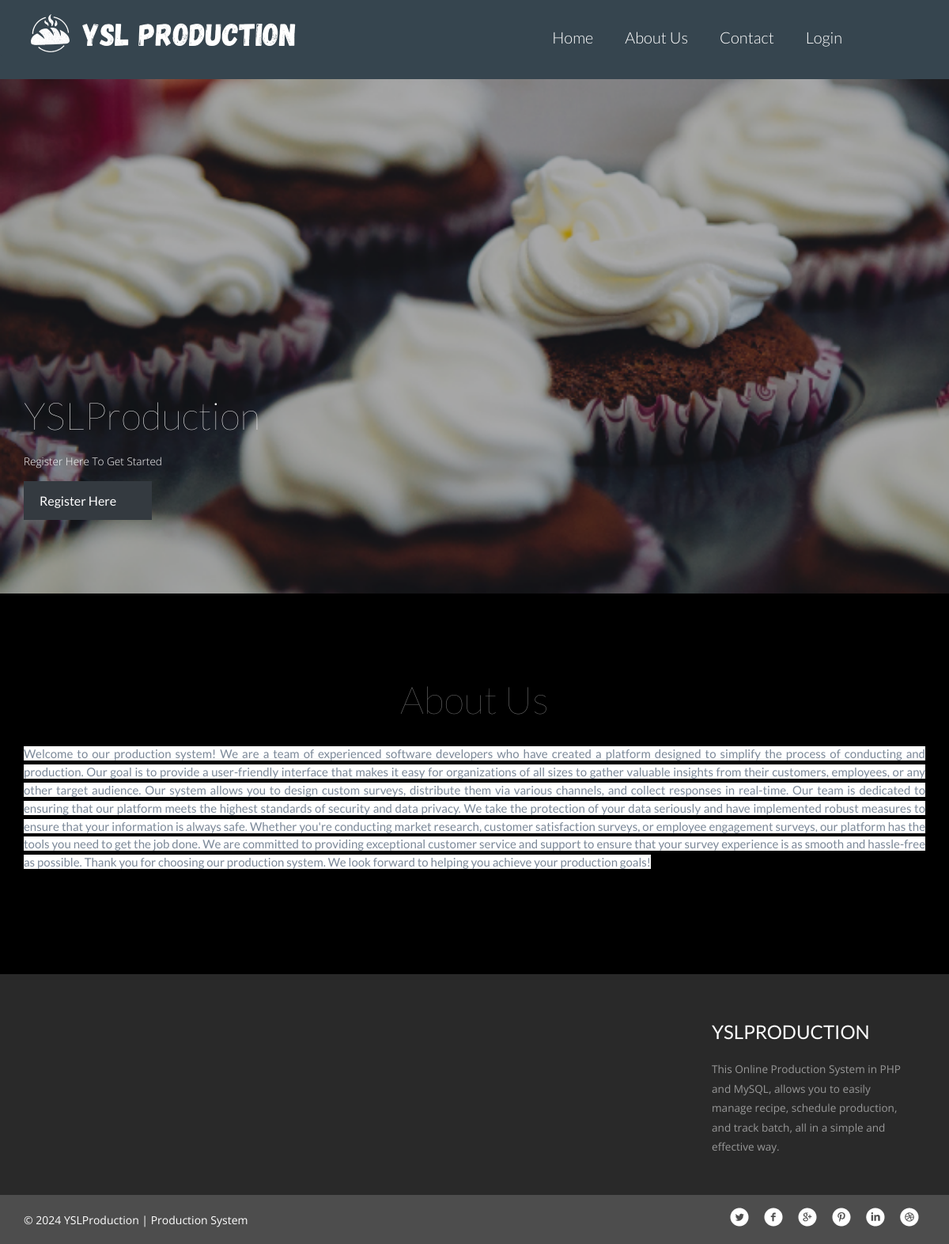
The page /homepage.php on the database its author committed.
### tables this page shows
CREATE TABLE `tbl_page` (
  `page_id` int(6) NOT NULL,
  `page_type` varchar(100) NOT NULL,
  `page_title` text NOT NULL,
  `page_description` text NOT NULL
);

### homepage.php (the view, shortened to what this page needs)
<?php
include('includes/dbconnection.php');
?>
<!doctype html>
<html>
<head>
<link href="css/bootstrap.css" rel="stylesheet" type="text/css" media="all">
<link href="css/style.css" rel="stylesheet" type="text/css"/>
<link rel="stylesheet" type="text/css" href="css/default.css" />
<link rel="stylesheet" type="text/css" href="css/component.css" />
</head>
	<body>
<?php include_once('includes/header.php');?>
<div class="banner">
  <div class="container">
<div class="slider">
       <div class="callbacks_container">
        <ul class="rslides" id="slider">
         <li>
          <h3>YSLProduction </h3>
           <p>Register Here To Get Started</p>
          <div class="readmore">
          <a href="registration.php">Register Here<i class="glyphicon glyphicon-menu-right"> </i></a>
          </div>
         </li>
        </ul>
      </div>
    </div>
</div>
  </div>
<div class="welcome">
	<div class="container">
		<?php
$sql="SELECT * from tbl_page where page_type='aboutus'";
$query = $dbh -> prepare($sql);
$query->execute();
$results=$query->fetchAll(PDO::FETCH_OBJ);
$cnt=1;
if($query->rowCount() > 0)
{
foreach($results as $row)
{               ?>
		<h2><?php  echo htmlentities($row->page_title);?></h2>
		<p><?php  echo ($row->page_description);?></p><?php $cnt=$cnt+1;}} ?>
	</div>
</div>
<?php include_once('includes/footer.php');?>
	</body>
</html>

### includes/header.php (shortened to what this page needs)
<div class="header" id="home">
  <nav class="navbar navbar-default">
    <div class="container">
      <div class="navbar-header">
        <div class="logo"><a href="index.php"><img src="images/logo_name_w.png"></a></div>
      </div>
      <div class="collapse navbar-collapse" id="bs-example-navbar-collapse-1">
        <ul class="nav navbar-nav navbar-right margin-top cl-effect-2">
          <li><a href="index.php"><span data-hover="Home">Home</span></a></li>
          <li><a href="about.php"><span data-hover="Contact">About Us</span></a></li>
          <li><a href="contact.php"><span data-hover="Contact">Contact</span></a></li>
          <li><a href="login.php"><span data-hover="Contact">Login</span></a></li>
        </ul>
        <div class="clearfix"> </div>
      </div>
  </nav>
</div>

### includes/footer.php (shortened to what this page needs)
<div class="footer">
    <div class="container">
      <div class="col-md-6 footer-left">
      </div>
      <div class="col-md-3 footer-middle">
        <?php
$sql="SELECT * from tbl_page where page_type='contactus'";
$query = $dbh -> prepare($sql);
$query->execute();
$results=$query->fetchAll(PDO::FETCH_OBJ);
$cnt=1;
if($query->rowCount() > 0)
{
foreach($results as $row)
{               ?>
        <h3>Address</h3>
        <div class="address">
          <p><?php  echo htmlentities($row->PageDescription);?>
          </p>
        </div>
        <div class="phone">
          <p><?php  echo htmlentities($row->MobileNumber);?></p>
        </div>
      <?php $cnt=$cnt+1;}} ?></div>
      <div class="col-md-3 footer-right">
        <h3>YSLProduction</h3>
        <p>This Online Production System in PHP and MySQL, allows you to easily manage recipe, schedule production, and track batch, all in a simple and effective way. </p>
      </div>
      <div class="clearfix"> </div>
    </div>
  </div>
<div class="copyright">
    <div class="container">
      <div class="copyright-left">
      <p>© <?php echo date('Y');?> YSLProduction | Production System </p>
      </div>
      <div class="copyright-right">
        <ul>
          <li><a href="#" class="twitter"> </a></li>
          <li><a href="#" class="twitter facebook"> </a></li>
          <li><a href="#" class="twitter chrome"> </a></li>
          <li><a href="#" class="twitter pinterest"> </a></li>
          <li><a href="#" class="twitter linkedin"> </a></li>
          <li><a href="#" class="twitter dribbble"> </a></li>
        </ul>
      </div>
      <div class="clearfix"> </div>
    </div>
<a href="#to-top" id="toTop" style="display: block;"> <span id="toTopHover" style="opacity: 1;"> </span></a>
  </div>

### css/style.css (style rules this page uses)
html, body { font-family: 'Open Sans', sans-serif; font-size: 100%; background: #FFf; }
body a { transition:0.5s all; -webkit-transition:0.5s all; -moz-transition:0.5s all; -o-transition:0.5s all; -ms-transition:0.5s all; }
h1,h2,h3,h4,h5,h6 { margin:0; }
p { margin:0; font-family: 'Open Sans', sans-serif; }
ul { margin:0; padding:0; }
.navbar-header { width: 17%; float: left; }
div#bs-example-navbar-collapse-1 { width: 76%; float: left; }
.header { background-color: #36454F; border: none; padding: .6em 0em 1.8em; margin: 0; border-radius: 0; }
.navbar-default .navbar-nav > li > a { color: #fff !important; }
.navbar { min-height: 0 !important; margin-bottom: 0 !important; }
.navbar-default { background-color: #36454F !important; border-color: #36454F !important; }
.navbar-nav>li>a { padding-top: 26px !important; padding-bottom: 0 !important; font-size: 20px; font-weight: 300; }
ul.nav.navbar-nav.navbar-right.margin-top { margin-top: 0px; padding:0; }
ul.nav.navbar-nav.navbar-right.margin-top li { margin:0px 10px 0px 0px; padding:0px 0px 0px 0px; }
.cl-effect-2 a { -webkit-perspective: 1000px; -moz-perspective: 1000px; perspective: 1000px; }
.banner { background-image: url(../images/banner.png); background-size:cover; min-height:650px; padding-top:0em !important; text-align:center; }
ul.nav.navbar-nav.navbar-right.margin-top > li > a:before { position: absolute; content: ""; height: 50%; background: #343a40; right: 0; width: 0%; top: 18px; z-index: -1; -webkit-transition: all 0.6s ease; -moz-transition: all 0.6s ease; -o-transition: all 0.6s ease; transition: all 0.6s ease; }
ul.nav.navbar-nav.navbar-right.margin-top > li > a:after { position: absolute; content: ""; height: 50%; background: #343a40; right: 0; width: 0%; bottom: -8px; z-index: -1; -webkit-transition: all 0.4s ease; -moz-transition: all 0.4s ease; -o-transition: all 0.4s ease; transition: all 0.4s ease; }
.slider { position: relative; padding: 25.5% 0 0; }
.rslides { position: relative; list-style: none; overflow: hidden; width: 100%; padding: 0; margin: 0; height: 330px; text-align: left; }
.rslides h3 { color: #fff; font-size: 3em; font-weight: 100; margin-top: 2em; text-align: left; }
.rslides p { color: #fff; font-size: .85em; width: 46%; line-height: 1.8em; text-align: left; padding: 0.5em 0 2em; font-weight: 100; }
.rslides a { background: #343a40; padding: 15px 17px 15px 20px; color: #fff; margin-top: 11px; transition: 0.5s all; -webkit-transition: 0.5s all; -moz-transition: 0.5s all; -o-transition: 0.5s all; -ms-transition: 0.5s all; }
i.glyphicon.glyphicon-menu-right { padding-left: 15px; vertical-align: middle; }
.rslides li { -webkit-backface-visibility: hidden; position: absolute; display: none; width: 100%; left: 0; top: 0; }
.rslides li:first-child { position: relative; display: block; float: left; }
.welcome { padding: 6em 0 7em; text-align: center; }
.welcome h2 { font-size: 3em; color:#797979; font-weight: 100; }
.welcome p { font-size: .85em; width: 80%; margin:0 auto; line-height:1.8em; padding-top: 18px; }
.footer { padding:3em 0; background:#292929; }
.footer-right p { color: #989898; font-size: .85em; margin: .5em 0 0 0; line-height: 1.8em; font-weight: 400; }
.footer-right h3 { color: #fff; font-size: 1.5em; text-transform: uppercase; margin-bottom: 10px; margin-top: 0; }
.copyright { background: #4D4D4D; padding: 1em 0; }
.copyright-left p { color: #FFF; font-size: 14px; margin: .4em 0 0 0; }
.copyright-left { float:left; }
.copyright-right { float:right; }
.copyright-right ul { padding:0; margin:0; }
.copyright-right ul li { display:inline-block; margin:0 .5em; }
.copyright-right ul li a.twitter { background: url(../images/icons1.png) no-repeat 0px 0px; height: 24px; display: block; width: 24px; }
.copyright-right ul li a.facebook { background: url(../images/icons1.png) no-repeat -33px 0px; }
.copyright-right ul li a.chrome { background: url(../images/icons1.png) no-repeat -66px 0px; }
.copyright-right ul li a.pinterest { background: url(../images/icons1.png) no-repeat -99px 0px; }
.copyright-right ul li a.linkedin { background: url(../images/icons1.png) no-repeat -132px 0px; }
#toTop { display: none; text-decoration: none; position: fixed; bottom: 14px; right: 3%; overflow: hidden; width: 40px; height: 40px; border: none; text-indent: 100%; background: url("../images/to-top1.png") no-repeat 0px 0px; }
.grid_5 h1, h2, h3, h4, h5, h6 { padding: 12px 0; }

### rows shown on the page
tbl_page: page_title "About Us", page_description "Welcome to our production system! We are a team of experienced software developers who have created a platform designed to simplify the process of conducting and production. Our goal is to provide a user-friendly interface that makes it easy for organizations of all sizes to gather valuable insights from their customers, employees, or any other target audience. Our system allows you to design custom surveys, distribute them via various channels, and collect responses in real-time. Our team is dedicated to ensuring that our platform meets the highest standards of security and data privacy. We take the protection of your data seriously and have implemented robust measures to ensure that your…"
